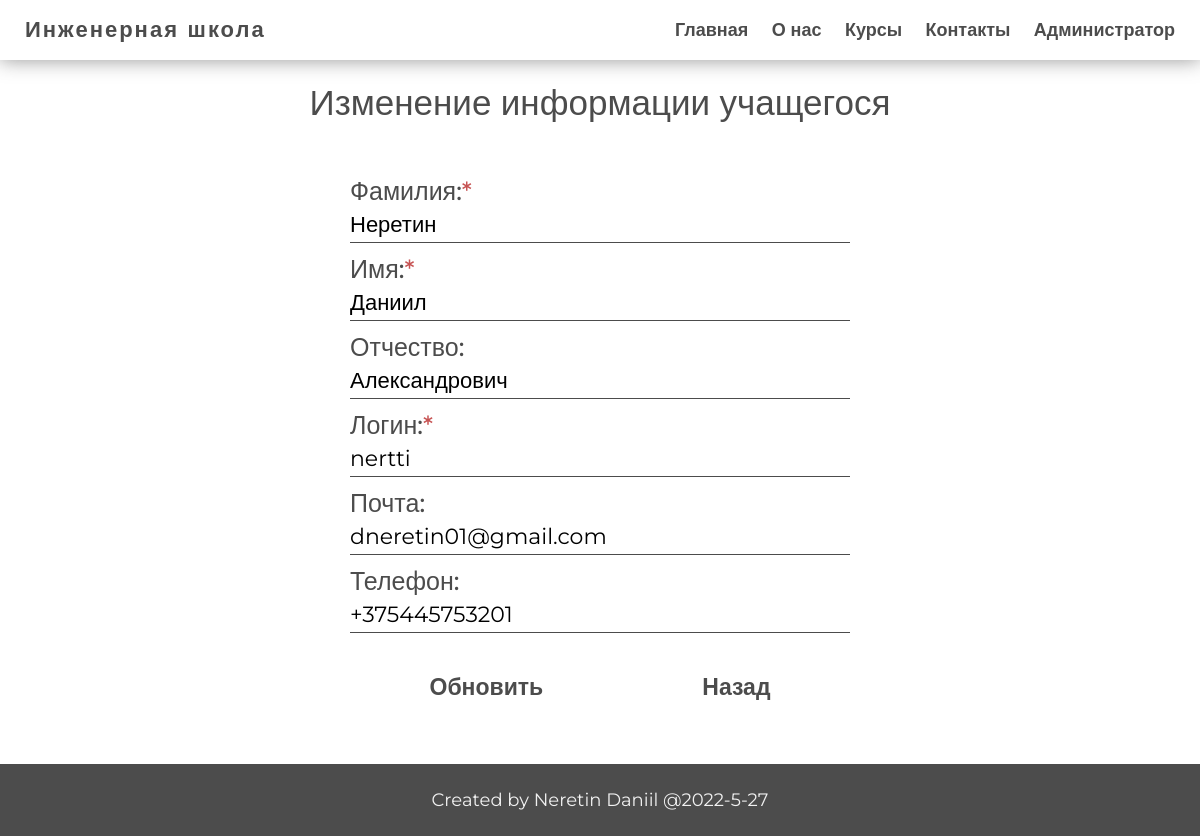
/admin/users/edit.php?table=students&id_edit=1 (signed in), run on the app's committed database.
### tables this page shows
CREATE TABLE `students` (
  `id_student` int NOT NULL,
  `name` varchar(30) NOT NULL,
  `surname` varchar(50) NOT NULL,
  `last_name` varchar(50) NOT NULL,
  `balance` int DEFAULT '0',
  `phone` varchar(13) DEFAULT NULL,
  `mail` varchar(50) DEFAULT NULL,
  `photo` varchar(80) DEFAULT NULL,
  `login` varchar(15) NOT NULL,
  `password` varchar(60) NOT NULL
);

### app/controllers/edit_delete.php (called while the page is built, shortened)
<?php
if (isset($_GET['id_edit'])) {
    $id = $_GET['id_edit'];
    $table = $_GET['table'];
    if ($table === 'students') {
        $student = selectOne($table, ['id_student' => $id]);
    } elseif ($table === 'teachers') {
        $teacher = selectOne($table, ['id_teacher' => $id]);
    } elseif ($table === 'courses') {
        $course = selectOne($table, ['id_course' => $id]);
    } elseif ($table === 'groups') {
        $group = selectOne($table, ['id_group' => $id]);
        $number = $group['number'];
    }
}

### app/db/db.php (called while the page is built, shortened)
<?php
require('connect.php');
function checkErrors($query)
{
    $errInfo = $query->errorInfo();
    return true;
}
function selectOne($table, $params = [])
{
    global $pdo;
    $sql = "select * from `$table`";
    if (!empty($params)) {
        $i = 0;
        foreach ($params as $key => $value) {
            if ($i === 0) {
                $sql = $sql . " WHERE $key = $value";
            } else {
                $sql = $sql . " AND $key = $value";
            }
            $i++;
        }
    }
    $query = $pdo->prepare($sql);
    $query->execute();
    return $query->fetch();
}
function selectOrder($table, $sort_sql, $params = [])
{
    global $pdo;
    $sql = "select * from `$table`";
    if (!empty($params)) {
        $i = 0;
        foreach ($params as $key => $value) {
            $value = "`" . $value . "`";
            $key = "'" . $key . "'";
            if ($i === 0) {
                $sql = $sql . " WHERE $value = $key";
            } elseif ($i === 1) {
                $sql = $sql . " AND $value >= $key";
            } else {
                $sql = $sql . " AND $value <= $key";
            }
            $i++;
        }
    }
    $sql = $sql . " ORDER BY $sort_sql";
    $query = $pdo->prepare($sql);
    $query->execute();
    return $query->fetchAll();
}

### app/controllers/control.php (called while the page is built, shortened)
<?php
include SITE_ROOT . '/app/db/db.php';
include SITE_ROOT . '/app/controllers/edit_delete.php';

### path.php (called while the page is built, shortened)
<?php
include SITE_ROOT . '/app/controllers/control.php';

### admin/users/edit.php (the view, shortened to what this page needs)
<?php
include '../../path.php';
?>
<!DOCTYPE html>
<html lang="en">
<head>
    <?php include SITE_ROOT . '/app/include/head.php' ?>
</head>
<body>
<div class="wrapper">
    <?php include SITE_ROOT . '/app/include/header.php' ?>
    <main class="main">
        <div class="container">
            <form class="admin_pages_create" action="" method="post">
                <div class="title">Изменение информации учащегося</div>
                <div class="error_create"><?= $error ?></div>
                <div class="create-for-admin">
                    <label>
                        <span>Фамилия:</span>
                        <input value="<?= $student['surname'] ?>" type="text" name="surname" required>
                    </label>
                    <label>
                        <span>Имя:</span>
                        <input value="<?= $student['name'] ?>" type="text" name="name" required>
                    </label>
                    <label>
                        Отчество:
                        <input value="<?= $student['last_name'] ?>" type="text" name="last_name">
                    </label>
                    <label>
                        <span>Логин:</span>
                        <input value="<?= $student['login'] ?>" type="text" name="login" required>
                    </label>
                    <label>
                        Почта:
                        <input value="<?= $student['mail'] ?>" type="email" name="email">
                    </label>
                    <label>
                        Телефон:
                        <input value="<?= $student['phone'] ?>" type="text" name="phone" placeholder="+375 хх ххх хх хх">
                    </label>
                </div>
                <div class="create-btn">
                    <button type="submit" name="btn-update" value="students">Обновить</button>
                    <a href="index.php">Назад</a>
                </div>
            </form>
        </div>
    </main>
    <?php include SITE_ROOT . '/app/include/footer.php' ?>
</div>
</body>
</html>

### css/StylePHP.css (style rules this page uses)
.error_create { height: 30px; text-align: center; color: #c75454; font-size: 22px; font-weight: 500; margin: 10px 0; }
.create-for-admin span::after { content: '*'; color: #c75454; }
.admin_pages_create .title { margin: 2% 0 1%; }

### data on the page
students: surname "Неретин", name "Даниил", last_name "Александрович", login "nertti", email "dneretin01@gmail.com", phone "+375445753201"
